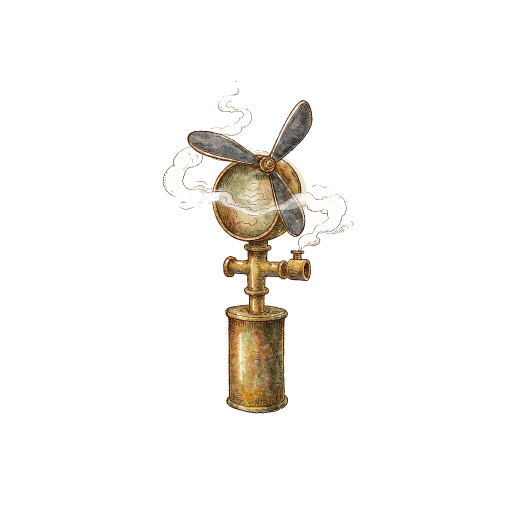
#> input picture processed/gizmos-3.png, 1024 x 1024 px, given in place of gizmos-1.png, which was not available (shown at 1/2 size)
$ python _contact_gizmos.py
#> lines starting #> are read from the running program, lines starting #| are printed output that depends on the picture; pictures that were not available may be replaced by others from this repository, and a replacement may not be noted
# -*- coding: utf-8 -*-
import os
from PIL import Image

BASE = os.path.dirname(os.path.abspath(__file__))
files = [f"../processed/gizmos-{i}.png" for i in range(1, 7)]
imgs = [Image.open(os.path.join(BASE, f)).convert("RGBA") for f in files]
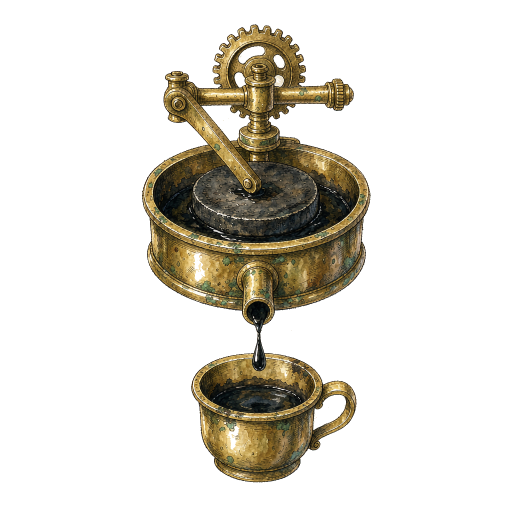
#> input picture processed/gizmos-4.png, 1024 x 1024 px, given in place of gizmos-2.png, which was not available (shown at 1/2 size)
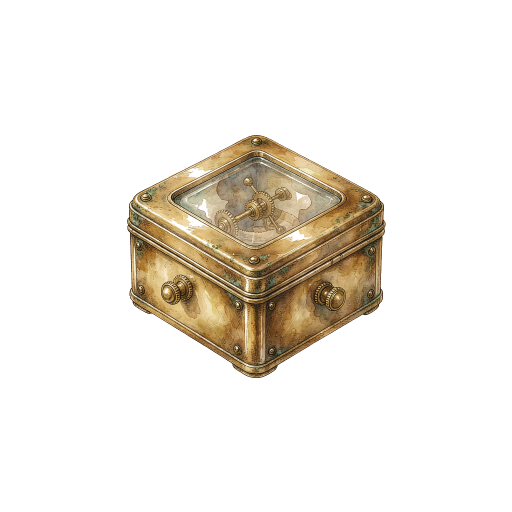
#> input picture processed/gizmos-6.png, 1024 x 1024 px (shown at 1/2 size)
cell = 350
cols, rows = 3, 2
sheet = Image.new("RGBA", (cols * cell, rows * cell), (18, 26, 46, 255))
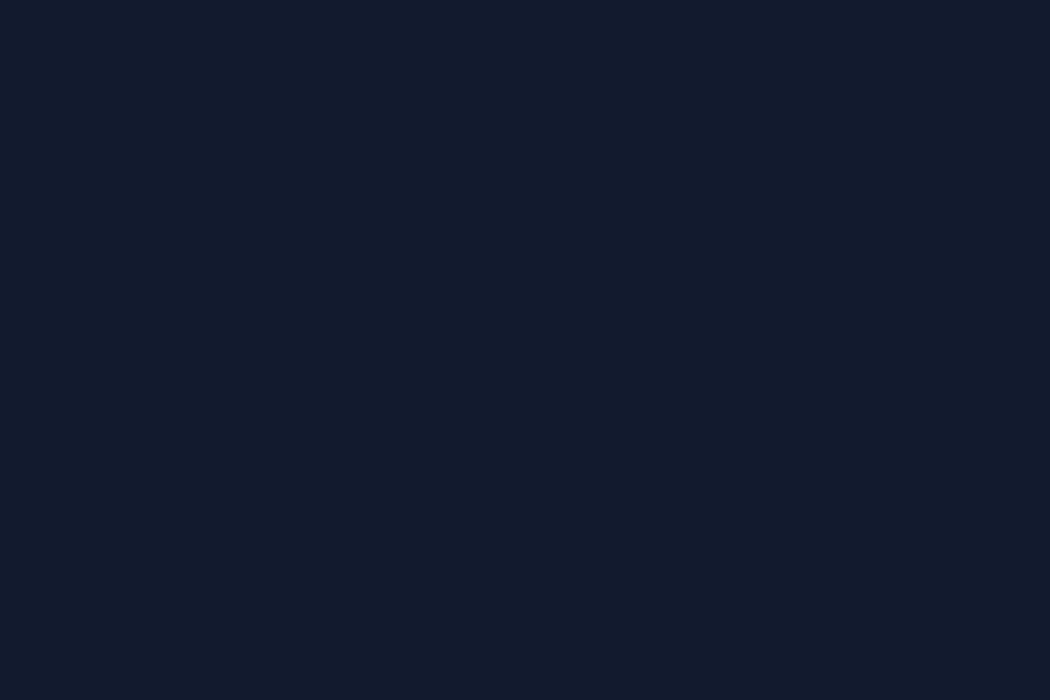
#> sheet: PIL image 1050x700 RGBA; mean R, G, B, A 18, 26, 46, 255
for idx, im in enumerate(imgs):
    im.thumbnail((320, 320), Image.LANCZOS)
    x = (idx % cols) * cell + (cell - im.width) // 2
    y = (idx // cols) * cell + (cell - im.height) // 2
    sheet.alpha_composite(im, (x, y))
#> this loop made 6 passes
#> (x, y) on passes 1 to 6: (15, 15), (365, 15), (715, 15), (15, 365), (365, 365), (715, 365)
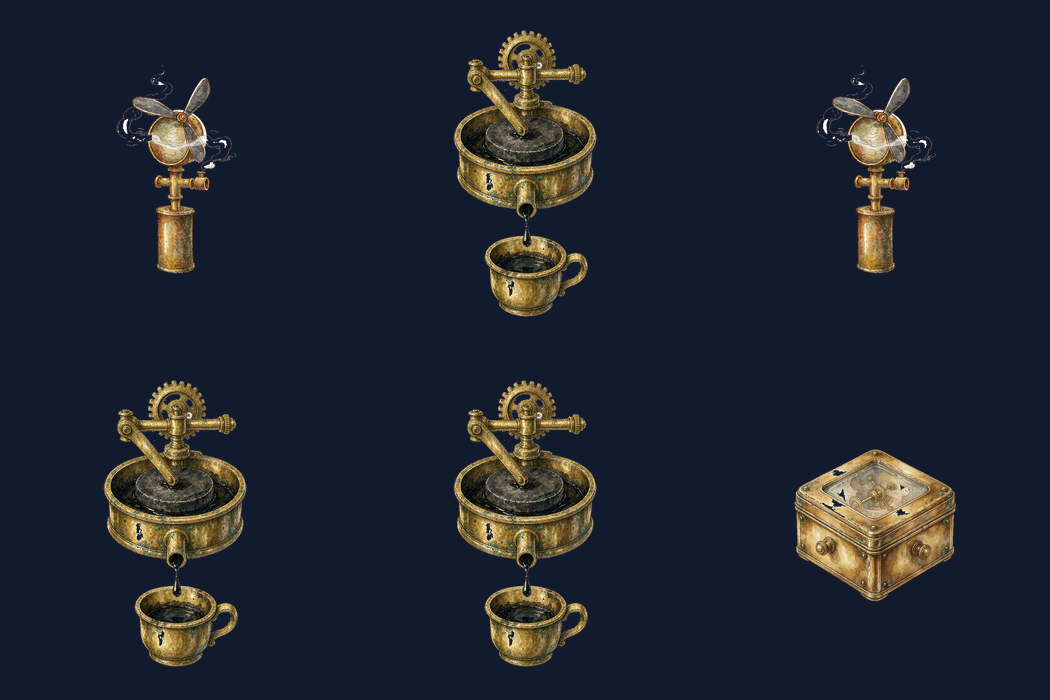
#> sheet: PIL image 1050x700 RGBA; mean R, G, B, A 32.6, 36.9, 49.1, 255
out = os.path.join(BASE, "../outputs/gizmos_contact.png")
sheet.convert("RGB").save(out)
print("saved", out, sheet.size)
#| saved tools/../outputs/gizmos_contact.png (1050, 700)
